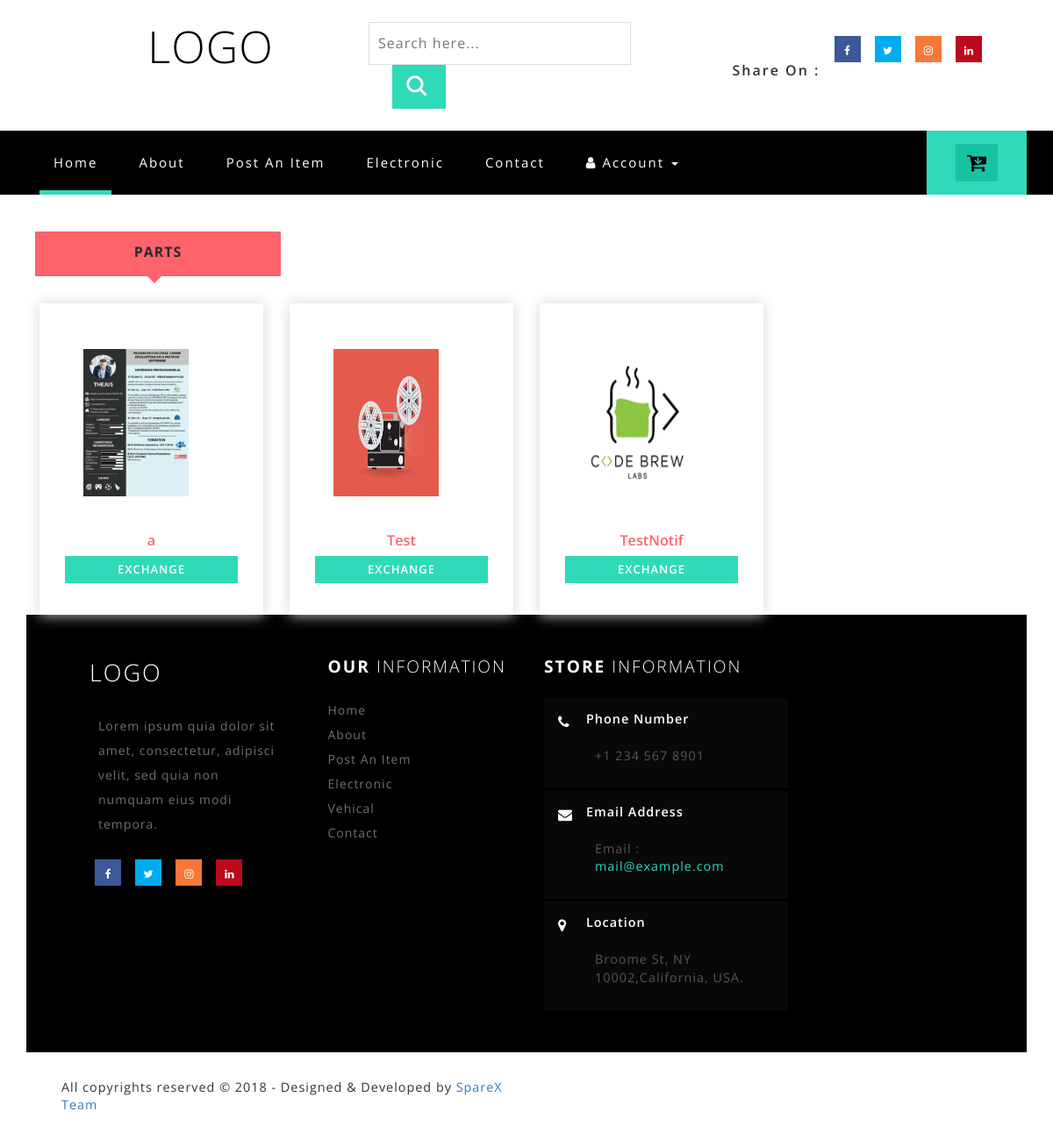
Page / (signed in) on the committed database.
### src/home/models.py (models this page shows, shortened)
class Parts(models.Model):
    name = models.CharField(max_length=30, blank=True, help_text='Name of your product')
    category = models.CharField(max_length=120, null=True, blank=True,validators=[validate_category])
    owner = models.ForeignKey(User)
    timestamp = models.DateTimeField(auto_now_add=True)
    updated = models.DateTimeField(auto_now=True)
    slug = models.SlugField(null=True, blank=True)
    manufacturer = models.CharField(max_length=30, blank=True, help_text='Manufacturer name')
    modelName = models.CharField(max_length=255, blank=True, help_text='Model name')
    manufacturingYear = models.CharField(max_length=30, blank=True, help_text='Manufacturing year')
    description = models.CharField(max_length=3000, blank=True, help_text='Description about the product')
    usedDuration = models.CharField(max_length=30, blank=True, help_text='Number of years the product is used')
    images = models.FileField(upload_to='images/%Y/%m/%D/', null=True, verbose_name="",blank=True)
    is_available = models.BooleanField(default=False)
    def __str__(self):
        return self.name
    class Meta:
        verbose_name = 'Parts'
        verbose_name_plural = 'Parts'

### src/home/views.py (the view)
# urls.py: url(r'^$', get_all_products, name='home'),
def get_all_products(request):
    template_name = 'index.html'
    queryset = Parts.objects.filter(~Q(owner=request.user))
    context = {"parts": queryset}
    print(context)
    return render(request, template_name, context)

### src/templates/index.html (shortened to what this page needs)
<!DOCTYPE html>
<html>
<head>
    {% load staticfiles %}
    {% include 'snippets/css.html' %}
</head>
<body>
    {% include 'snippets/header-bot.html' %}
    <div class="ban-top">
        <div class="container">
            <div class="top_nav_left">
                <nav class="navbar navbar-default">
                    <div class="container-fluid">
                        <div class="collapse navbar-collapse menu--shylock" id="bs-example-navbar-collapse-1">
                            <ul class="nav navbar-nav menu__list">
                                <li class="active menu__item menu__item--current"><a class="menu__link" href="/">Home <span class="sr-only">(current)</span></a></li>
                                <li class=" menu__item"><a class="menu__link" href="about.html">About</a></li>
                                <li class=" menu__item"><a class="menu__link" href="/post/">Post An Item</a></li>
                                <li class=" menu__item"><a class="menu__link" href="Electronic.html">Electronic</a></li>
                                <li class=" menu__item"><a class="menu__link" href="contact.html">Contact</a></li>
                                {% if request.user.is_authenticated %}
                                 <li class="menu__item ">
                                    <a class="menu__link" href="#" class="dropdown-toggle" data-toggle="dropdown"><i class="fa fa-user" aria-hidden="true"></i> Account <b class="caret"></b></a>
                                 </li>
                                {% else %}
                                <li class=" menu__item"><a class="menu__link" href="/login/"><i class="fa fa-unlock-alt" aria-hidden="true"></i> Sign In </a></li>
                                <li class=" manu__item"><a class="menu__link" href="/signup/"><i class="fa fa-pencil-square-o" aria-hidden="true"></i> Sign Up </a></li>
                                {% endif %}
                            </ul>
                        </div>
                    </div>
                </nav>
            </div>
            <div class="top_nav_right">
                <div class="wthreecartaits wthreecartaits2 cart cart box_1">
                    <form action="#" method="post" class="last">
                        <button class="w3view-cart" type="submit" name="submit" value=""><i class="fa fa-cart-arrow-down" aria-hidden="true"></i></button>
                    </form>
                </div>
            </div>
            <div class="clearfix"></div>
        </div>
    </div>
    <div class="new_arrivals_agile_w3ls_info">
        <div class="container">
            <div id="horizontalTab">
                <ul class="resp-tabs-list">
                    <li> Parts </li>
                </ul>
                <div class="resp-tabs-container">
                     {% for p in parts %}
                    <div class="tab1">
                        <div class="col-md-3 product-men">
                            <div class="men-pro-item simpleCart_shelfItem">
                                <div class="men-thumb-item">
                                    <img src="{{ p.images.url }}" alt="" class="pro-image-front">
                                </div>
                                <div class="item-info-product ">
                                    <h4><a href="/part/{{p.slug}}">{{p.name}}</a></h4>
                                    <div class="snipcart-details top_brand_home_details item_add single-item hvr-outline-out button2">
                                            <fieldset>
                                                <form action="/part/{{p.slug}}">
                                                   <input type="submit" name="submit" value="Exchange" class="button" />
                                                </form>
                                            </fieldset>
                                    </div>
                                </div>
                            </div>
                        </div>
                        {% endfor %}
                        <div class="clearfix"></div>
                    </div>
                </div>
            </div>
        </div>
    </div>
    {% include 'snippets/footer.html' %}
</body>
</html>

### src/static/css/easy-responsive-tabs.css (style rules this page uses)
body { margin: 0px; padding: 0px; }
ul.resp-tabs-list, p { margin: 0px; padding: 10px; }
.resp-tabs-list li { display: inline-block; padding: 12px 20px; margin: 0; list-style: none; cursor: pointer; float: left; color: #2A2B2F; width: 25%; text-align: center; font-size: 1em; font-weight: 700; letter-spacing: 1px; text-transform: uppercase; }
.resp-tabs-container { padding: 0px; clear: left; }
.resp-tab-content { display: none; }
.resp-tab-active { border-bottom: 4px solid #fc636b; margin-bottom: -1px !important; position: relative; background: #fc636b; }
.resp-tab-active:before { content: ''; position: absolute; width: 0; height: 0; border-top: 10px solid #fc636b; border-left: 10px solid rgba(69, 42, 21, 0); border-right: 10px solid rgba(199, 57, 57, 0); left: 45%; top: 103%; transition: 0.5s all; -webkit-transition: 0.5s all; -o-transition: 0.5s all; -moz-transition: 0.5s all; -ms-transition: 0.5s all; }
.resp-tab-active { background-color: #fc636b; }
.resp-tab-content-active { display: block; }

### rows in the picture
Parts: images (picture), name "a"
Parts: images (picture), name "Test"
Parts: images (picture), name "TestNotif"
